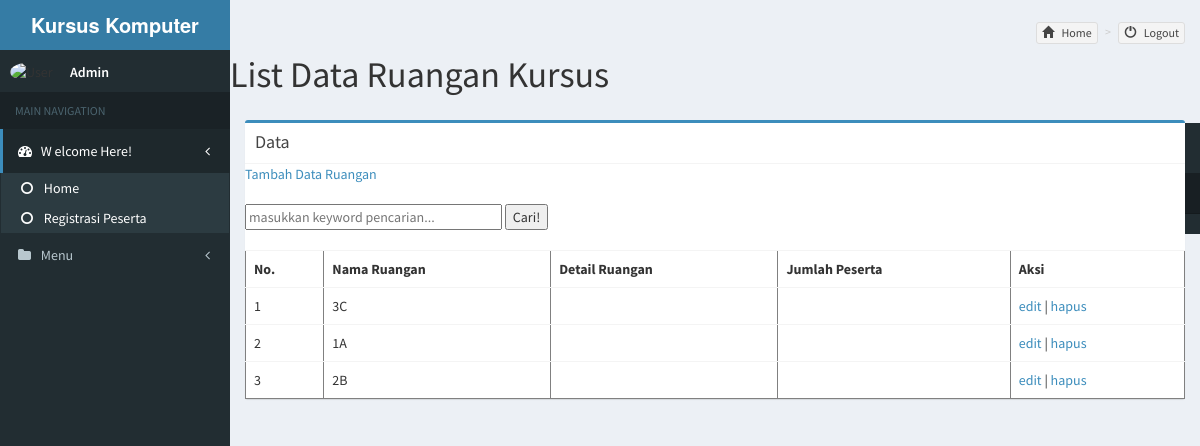
The page /kursus/listruangan.php on the database its author committed.
### tables this page shows
CREATE TABLE IF NOT EXISTS `tb_ruangan` (
  `id` int(11) NOT NULL AUTO_INCREMENT,
  `nomor_ruangan` varchar(20) NOT NULL,
  `jenis_kursus` varchar(20) NOT NULL,
  `biaya` varchar(50) NOT NULL,
  PRIMARY KEY (`id`)
);

### kursus/functions.php (called while the page is built, shortened)
<?php
$conn = mysqli_connect("localhost", "root", "", "db_finansial");
function query($query) {
	global $conn;
	$result = mysqli_query($conn, $query);
	$rows = [];
	while($row = mysqli_fetch_assoc($result) ) {
		$rows[] = $row;
	}
	return $rows;
}
?>

### kursus/listruangan.php (the view, shortened to what this page needs)
<?php include_once('header.php'); ?>
<?php
$ruangan = query("SELECT * FROM tb_ruangan");
 ?>
      <h1>
        List Data Ruangan Kursus
      </h1>
    <section class="content">
      <div class="row">
        <div class="col-md-12">
          <div class="box box-primary">
            <div class="box-header with-border">
              <h3 class="box-title">Data</h3>
            </div>
<a href="formruangan.php">Tambah Data Ruangan</a>
<br><br>
<form action="" method="post">
  <input type="text" name="keyword" size="30" autofocus placeholder="masukkan keyword pencarian..." autocomplete="off">
  <button type="submit" name="cari2">Cari!</button>
</form>
<br>
<table class="table is-striped" border="1" cellpadding="10" cellspacing="0">
  <tr>
    <th>No.</th>
    <th>Nama Ruangan</th>
    <th>Detail Ruangan</th>
    <th>Jumlah Peserta</th>
    <th>Aksi</th>
  </tr>
<?php $i = 1; ?>
<?php foreach( $ruangan as $row) : ?>
  <tr>
    <td><?= $i; ?></td>
    <td><?= $row["nomor_ruangan"]; ?></td>
    <td><?= $row["detail_ruangan"]; ?></td>
    <td><?= $row["jumlah"]; ?></td>
    <td>
      <a href="editruangan.php?id=<?= $row["id"]; ?>">edit</a> |
      <a href="hapusruangan.php?id=<?= $row["id"]; ?>" onclick="return confirm('apakah yakin?');">hapus</a>
    </td>
  </tr>
  <?php $i++; ?>
<?php endforeach; ?>
</table>
<?php include_once('footer.php'); ?>

### rows shown on the page
tb_ruangan: nomor_ruangan "3C"
tb_ruangan: nomor_ruangan "1A"
tb_ruangan: nomor_ruangan "2B"
